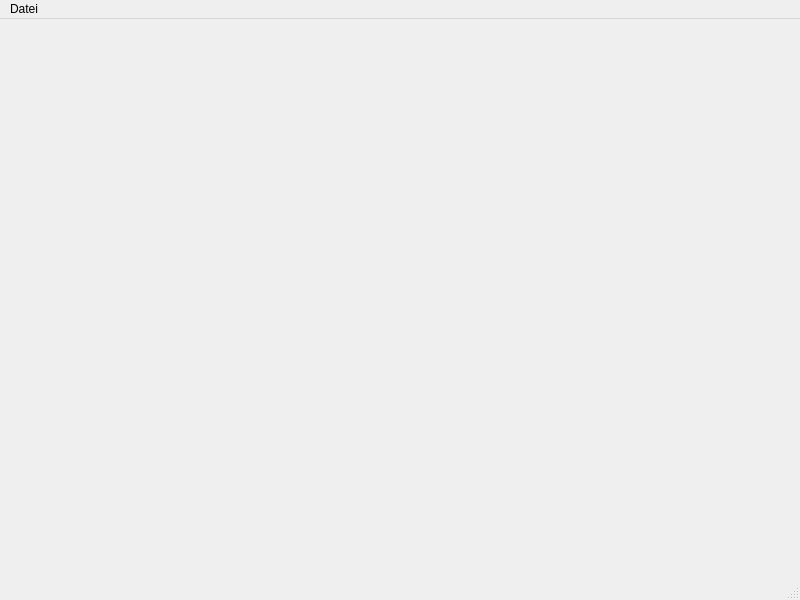
<?xml version="1.0" encoding="UTF-8"?>
<ui version="4.0">
 <class>MainWindow</class>
 <widget class="QMainWindow" name="MainWindow">
  <property name="geometry">
   <rect>
    <x>0</x>
    <y>0</y>
    <width>800</width>
    <height>600</height>
   </rect>
  </property>
  <property name="windowTitle">
   <string>MainWindow</string>
  </property>
  <widget class="QWidget" name="centralwidget"/>
  <widget class="QMenuBar" name="menubar">
   <property name="geometry">
    <rect>
     <x>0</x>
     <y>0</y>
     <width>800</width>
     <height>21</height>
    </rect>
   </property>
   <widget class="QMenu" name="menuFile">
    <property name="title">
     <string>Datei</string>
    </property>
    <addaction name="actionLaden"/>
   </widget>
   <addaction name="menuFile"/>
  </widget>
  <widget class="QStatusBar" name="statusbar"/>
  <action name="actionLaden">
   <property name="text">
    <string>Laden</string>
   </property>
  </action>
 </widget>
 <resources/>
 <connections/>
</ui>
